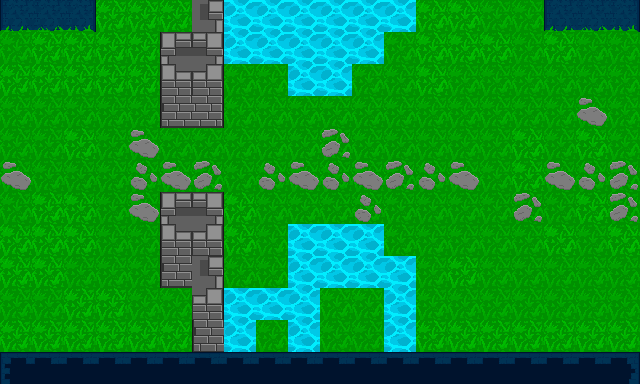

A 2D game scene composited from a Tiled map and its tileset images. What follows is a short description and the map's XML, with each tile layer's data collapsed to a summary:
An orthogonal 20x12 tile map with 32x32 px tiles, 3 tile layers (background, navigation, details), 2 tilesets and 5 objects (3x dummy, knight, ranger).

<map version="1.5" tiledversion="1.7.2" orientation="orthogonal" renderorder="right-down" width="20" height="12" tilewidth="32" tileheight="32" infinite="0" nextlayerid="14" nextobjectid="105">
 <tileset firstgid="1" name="temp" tilewidth="32" tileheight="32" tilecount="64" columns="8">
  <image source="temp.png" trans="ff00ff" width="256" height="256" />
 </tileset>
 <tileset firstgid="65" name="tileset" tilewidth="32" tileheight="32" tilecount="504" columns="24">
  <image source="tileset.png" trans="ff00ff" width="793" height="672" />
 </tileset>
 <layer id="4" name="background" width="20" height="12">
  <properties>
   <property name="Draw" type="int" value="1" />
  </properties>
  <data>[240 cells, 240 non-empty, 3 distinct tile ids]</data>
 </layer>
 <layer id="8" name="navigation" width="20" height="12">
  <properties>
   <property name="Draw" type="int" value="1" />
   <property name="Navigation" type="int" value="1" />
  </properties>
  <data>[240 cells, 68 non-empty, 15 distinct tile ids]</data>
 </layer>
 <layer id="12" name="details" width="20" height="12">
  <properties>
   <property name="Draw" type="int" value="1" />
  </properties>
  <data>[240 cells, 88 non-empty, 8 distinct tile ids]</data>
 </layer>
 <objectgroup id="13" name="entities">
  <object id="98" name="knight" type="knight" x="96" y="128" width="32" height="32" />
  <object id="99" name="ranger" type="ranger" x="64" y="192" width="32" height="32" />
  <object id="100" name="dummy" type="dummy" x="416" y="64" width="32" height="32" />
  <object id="101" name="dummy" type="dummy" x="320" y="160" width="32" height="32" />
  <object id="103" name="dummy" type="dummy" x="512" y="192" width="32" height="32" />
 </objectgroup>
</map>
